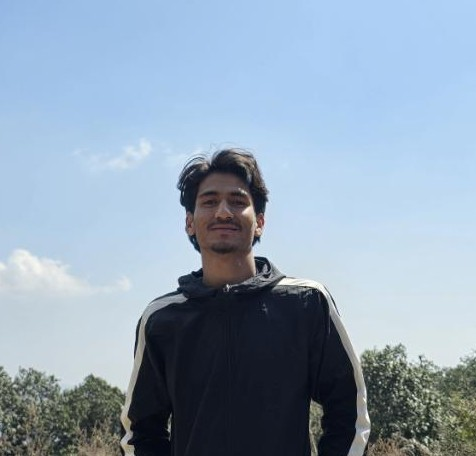
#> input picture semester-5/ip/lab/img/prakash.jpg, 476 x 456 px
$ jupyter execute 'Lab 6 - Power Transformation.ipynb'
#> lines starting #> are read from the running program, lines starting #| are printed output that depends on the picture
# Theory

Power law (gamma) transformations are widely used in image processing for contrast enhancement. The general form of the power law transformation is:

$ S = C \cdot r^{\gamma} $

where:

- $ S $ is the output pixel value,
- $ r $ is the input pixel value (normalized between 0 and 1),
- $ C $ is a constant (often set to 1),
- $ \gamma $ (gamma) is the exponent that controls the transformation.

By varying the value of $ \gamma $, we can control how the input intensities are mapped to output intensities:

- If $ \gamma < 1 $, the transformation maps a narrow range of dark input values into a wider range of output values, making the image appear lighter.
- If $ \gamma > 1 $, the transformation maps a wide range of dark input values into a narrower range, making the image appear darker.
- When $ \gamma = 1 $, the transformation is linear and the output is identical to the input.

This family of transformations is useful for correcting the brightness and contrast of images, especially when dealing with images that are either too dark or too bright.

[cell 1]
import numpy as np
from PIL import Image
import matplotlib.pyplot as plt

[cell 2]
def power_function(input_image):
  img = input_image.resize((400,400), Image.Resampling.LANCZOS)


  # convert to numpy array
  numpy_image = np.array(img)
  numpy_image = numpy_image/255

  #transforming for different values of gamma

  #plotting input and output images
  # set up side-by-side image display
  fig = plt.figure()
  fig.set_figheight(150)
  fig.set_figwidth(150)

  fig.add_subplot(16,1,1)
  plt.imshow(img, cmap='gray')
  plt.title('original image')

  gamma = 0.1
  for i in range(15):
    #print(i*gamma)
    numpy_image_a = np.power(numpy_image,gamma*(i+1))
    numpy_image_a = numpy_image_a * 255
    numpy_image_a = np.around(numpy_image_a,decimals=0)
    power_image = Image.fromarray(numpy_image_a)
    power_image = power_image.convert("L")
    fig.add_subplot(16,1,i+2)
    plt.imshow(power_image, cmap='gray')
    plt.title('gamma = '+ str(round(i*gamma,1)))


  return power_image

[cell 3]
# reading image and converting to gray scale
img = Image.open('img/prakash.jpg').convert('L')
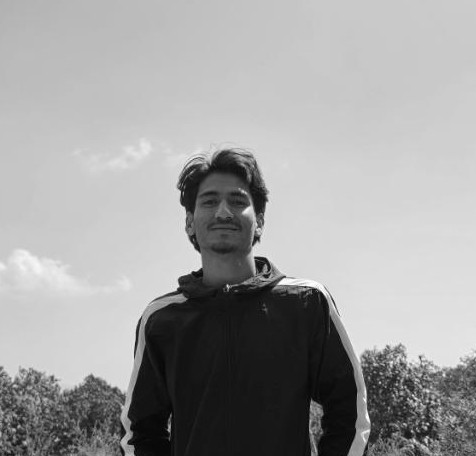
#> img: PIL image 476x456 L; min 1, max 255, mean 159.2
# Calling the power function
a = power_function(img)
#> in power_function, `img = input_image.resize((400,400), Image.Resampling.LANCZOS)`:
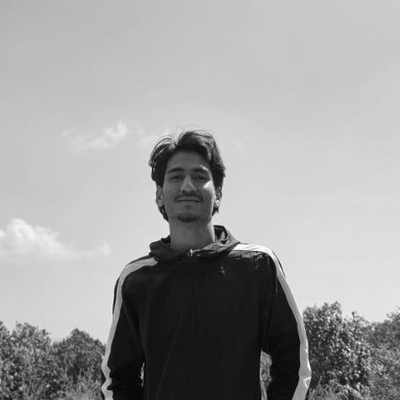
#> img: PIL image 400x400 L; min 0, max 255, mean 159.2
#> the loop in power_function, `for i in range(15):` made 15 passes
#> pass 1, in power_function, `numpy_image_a = np.power(numpy_image,gamma*(i+1))`:
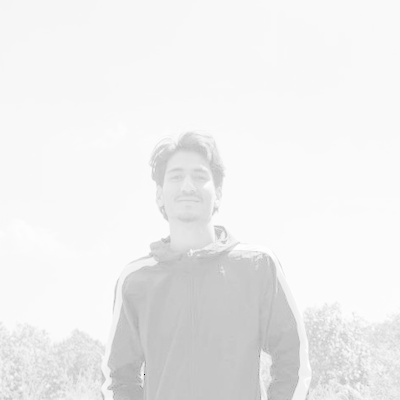
#> numpy_image_a: shape (400, 400) float64; min 0, max 1, mean 0.935
#> after the loop in power_function, `for i in range(15):`:
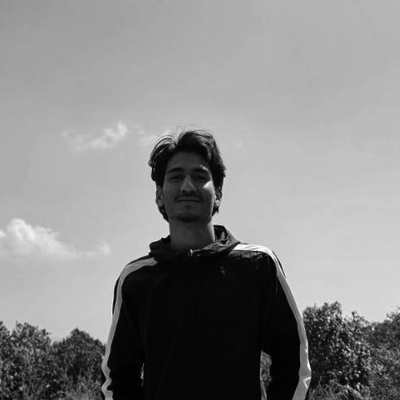
#> numpy_image_a: shape (400, 400) float64; min 0, max 255, mean 137.1
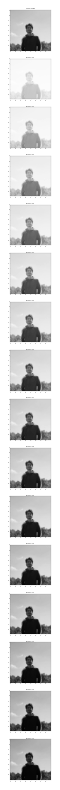
#> figure drawn by matplotlib, 16 panels
